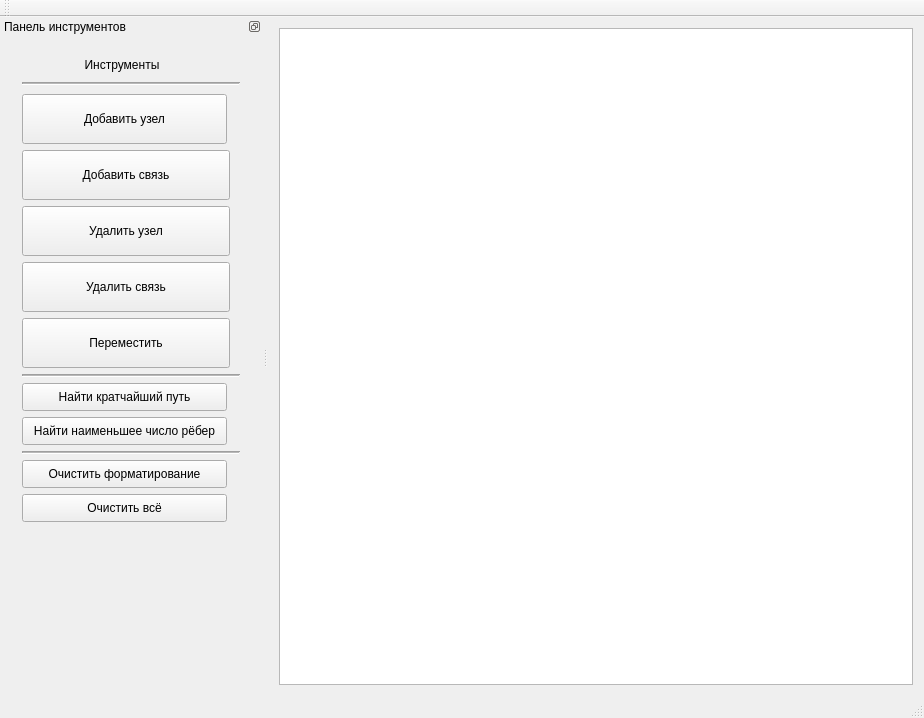
<?xml version="1.0" encoding="UTF-8"?>
<ui version="4.0">
 <class>graph_builderClass</class>
 <widget class="QMainWindow" name="graph_builderClass">
  <property name="geometry">
   <rect>
    <x>0</x>
    <y>0</y>
    <width>924</width>
    <height>718</height>
   </rect>
  </property>
  <property name="windowTitle">
   <string>graph_builder</string>
  </property>
  <widget class="QWidget" name="centralWidget">
   <layout class="QHBoxLayout" name="horizontalLayout">
    <item>
     <widget class="QGraphicsView" name="graphicsView"/>
    </item>
   </layout>
  </widget>
  <widget class="QMenuBar" name="menuBar">
   <property name="geometry">
    <rect>
     <x>0</x>
     <y>0</y>
     <width>924</width>
     <height>25</height>
    </rect>
   </property>
  </widget>
  <widget class="QToolBar" name="mainToolBar">
   <attribute name="toolBarArea">
    <enum>TopToolBarArea</enum>
   </attribute>
   <attribute name="toolBarBreak">
    <bool>false</bool>
   </attribute>
  </widget>
  <widget class="QStatusBar" name="statusBar"/>
  <widget class="QDockWidget" name="ToolBox">
   <property name="minimumSize">
    <size>
     <width>262</width>
     <height>555</height>
    </size>
   </property>
   <property name="features">
    <set>QDockWidget::DockWidgetFloatable|QDockWidget::DockWidgetMovable</set>
   </property>
   <property name="windowTitle">
    <string>Панель инструментов</string>
   </property>
   <attribute name="dockWidgetArea">
    <number>1</number>
   </attribute>
   <widget class="QWidget" name="dockWidgetContents">
    <layout class="QHBoxLayout" name="horizontalLayout_2">
     <item>
      <widget class="QWidget" name="ToolBoxWidget" native="true">
       <property name="minimumSize">
        <size>
         <width>240</width>
         <height>0</height>
        </size>
       </property>
       <property name="maximumSize">
        <size>
         <width>200</width>
         <height>16777215</height>
        </size>
       </property>
       <layout class="QVBoxLayout" name="verticalLayout">
        <item>
         <widget class="QLabel" name="label">
          <property name="maximumSize">
           <size>
            <width>200</width>
            <height>15</height>
           </size>
          </property>
          <property name="text">
           <string>&lt;html&gt;&lt;head/&gt;&lt;body&gt;&lt;p align=&quot;center&quot;&gt;Инструменты&lt;/p&gt;&lt;/body&gt;&lt;/html&gt;</string>
          </property>
         </widget>
        </item>
        <item>
         <widget class="Line" name="line">
          <property name="minimumSize">
           <size>
            <width>150</width>
            <height>10</height>
           </size>
          </property>
          <property name="baseSize">
           <size>
            <width>0</width>
            <height>1</height>
           </size>
          </property>
          <property name="font">
           <font>
            <pointsize>10</pointsize>
            <weight>75</weight>
            <bold>true</bold>
           </font>
          </property>
          <property name="lineWidth">
           <number>1</number>
          </property>
          <property name="midLineWidth">
           <number>1</number>
          </property>
          <property name="orientation">
           <enum>Qt::Horizontal</enum>
          </property>
         </widget>
        </item>
        <item>
         <widget class="QToolButton" name="Node">
          <property name="minimumSize">
           <size>
            <width>205</width>
            <height>50</height>
           </size>
          </property>
          <property name="toolTip">
           <string>Создать узел</string>
          </property>
          <property name="text">
           <string>Добавить узел</string>
          </property>
          <property name="iconSize">
           <size>
            <width>50</width>
            <height>50</height>
           </size>
          </property>
          <property name="checkable">
           <bool>false</bool>
          </property>
         </widget>
        </item>
        <item>
         <widget class="QToolButton" name="Link">
          <property name="minimumSize">
           <size>
            <width>208</width>
            <height>50</height>
           </size>
          </property>
          <property name="toolTip">
           <string>Создать связь</string>
          </property>
          <property name="text">
           <string>Добавить связь</string>
          </property>
          <property name="iconSize">
           <size>
            <width>50</width>
            <height>50</height>
           </size>
          </property>
          <property name="checkable">
           <bool>true</bool>
          </property>
          <attribute name="buttonGroup">
           <string notr="true">buttonGroup</string>
          </attribute>
         </widget>
        </item>
        <item>
         <widget class="QToolButton" name="DeleteNode">
          <property name="minimumSize">
           <size>
            <width>208</width>
            <height>50</height>
           </size>
          </property>
          <property name="text">
           <string>Удалить узел</string>
          </property>
          <property name="checkable">
           <bool>true</bool>
          </property>
          <attribute name="buttonGroup">
           <string notr="true">buttonGroup</string>
          </attribute>
         </widget>
        </item>
        <item>
         <widget class="QToolButton" name="DeleteLink">
          <property name="minimumSize">
           <size>
            <width>208</width>
            <height>50</height>
           </size>
          </property>
          <property name="text">
           <string>Удалить связь</string>
          </property>
          <property name="iconSize">
           <size>
            <width>50</width>
            <height>50</height>
           </size>
          </property>
          <property name="checkable">
           <bool>true</bool>
          </property>
          <attribute name="buttonGroup">
           <string notr="true">buttonGroup</string>
          </attribute>
         </widget>
        </item>
        <item>
         <widget class="QToolButton" name="MoveNode">
          <property name="minimumSize">
           <size>
            <width>208</width>
            <height>50</height>
           </size>
          </property>
          <property name="text">
           <string>Переместить</string>
          </property>
          <property name="iconSize">
           <size>
            <width>50</width>
            <height>50</height>
           </size>
          </property>
          <property name="checkable">
           <bool>true</bool>
          </property>
          <attribute name="buttonGroup">
           <string notr="true">buttonGroup</string>
          </attribute>
         </widget>
        </item>
        <item>
         <widget class="Line" name="line_2">
          <property name="midLineWidth">
           <number>1</number>
          </property>
          <property name="orientation">
           <enum>Qt::Horizontal</enum>
          </property>
         </widget>
        </item>
        <item>
         <widget class="QToolButton" name="MinTrip">
          <property name="minimumSize">
           <size>
            <width>205</width>
            <height>28</height>
           </size>
          </property>
          <property name="text">
           <string>Найти кратчайший путь</string>
          </property>
         </widget>
        </item>
        <item>
         <widget class="QToolButton" name="MinNumEdge">
          <property name="minimumSize">
           <size>
            <width>205</width>
            <height>28</height>
           </size>
          </property>
          <property name="text">
           <string>Найти наименьшее число рёбер</string>
          </property>
         </widget>
        </item>
        <item>
         <widget class="Line" name="line_3">
          <property name="midLineWidth">
           <number>1</number>
          </property>
          <property name="orientation">
           <enum>Qt::Horizontal</enum>
          </property>
         </widget>
        </item>
        <item>
         <widget class="QToolButton" name="ClearFormat">
          <property name="minimumSize">
           <size>
            <width>205</width>
            <height>28</height>
           </size>
          </property>
          <property name="text">
           <string>Очистить форматирование</string>
          </property>
         </widget>
        </item>
        <item>
         <widget class="QPushButton" name="ClearAll">
          <property name="minimumSize">
           <size>
            <width>205</width>
            <height>28</height>
           </size>
          </property>
          <property name="maximumSize">
           <size>
            <width>205</width>
            <height>28</height>
           </size>
          </property>
          <property name="toolTip">
           <string>Удалить всё</string>
          </property>
          <property name="text">
           <string>Очистить всё</string>
          </property>
         </widget>
        </item>
        <item>
         <spacer name="verticalSpacer">
          <property name="orientation">
           <enum>Qt::Vertical</enum>
          </property>
          <property name="sizeHint" stdset="0">
           <size>
            <width>20</width>
            <height>40</height>
           </size>
          </property>
         </spacer>
        </item>
       </layout>
      </widget>
     </item>
    </layout>
   </widget>
  </widget>
 </widget>
 <layoutdefault spacing="6" margin="11"/>
 <resources/>
 <connections/>
 <buttongroups>
  <buttongroup name="buttonGroup"/>
 </buttongroups>
</ui>
